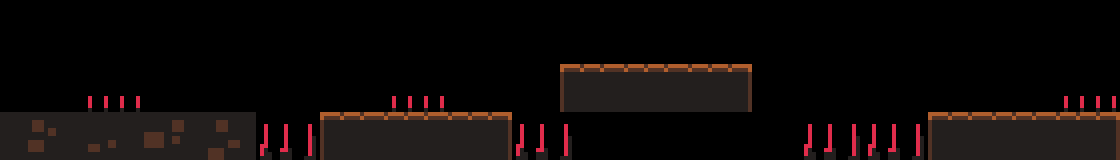

A level layout from a 2D game, rendered from its tile map. Below: a short description, then the map file with its tile-grid data intact:
An orthogonal 70x10 tile map with 16x16 px tiles, 2 tile layers (Tile Layer 1, spike).

<map version="1.9" tiledversion="1.9.2" orientation="orthogonal" renderorder="right-down" width="70" height="10" tilewidth="16" tileheight="16" infinite="0" nextlayerid="3" nextobjectid="1">
 <editorsettings>
  <export target="map.json" format="json" />
 </editorsettings>
 <tileset firstgid="1" name="tiles" tilewidth="16" tileheight="16" tilecount="2560" columns="64">
  <image source="tiles.png" width="1024" height="640" />
 </tileset>
 <layer id="1" name="Tile Layer 1" width="70" height="10">
  <data encoding="csv">
0,0,0,0,0,0,0,0,0,0,0,0,0,0,0,0,0,0,0,0,0,0,0,0,0,0,0,0,0,0,0,0,0,0,0,0,0,0,0,0,0,0,0,0,0,0,0,0,0,0,0,0,0,0,0,0,0,0,0,0,0,0,0,0,0,0,0,0,0,0,
0,0,0,0,0,0,0,0,0,0,0,0,0,0,0,0,0,0,0,0,0,0,0,0,0,0,0,0,0,0,0,0,0,0,0,0,0,0,0,0,0,0,0,0,0,0,0,0,0,0,0,0,0,0,0,0,0,0,0,0,0,0,0,0,0,0,0,0,0,0,
0,0,0,0,0,0,0,0,0,0,0,0,0,0,0,0,0,0,0,0,0,0,0,0,0,0,0,0,0,0,0,0,0,0,0,0,0,0,0,0,0,0,0,0,0,0,0,0,0,0,0,0,0,0,0,0,0,0,0,0,0,0,0,0,0,0,0,0,0,0,
0,0,0,0,0,0,0,0,0,0,0,0,0,0,0,0,0,0,0,0,0,0,0,0,0,0,0,0,0,0,0,0,0,0,0,0,0,0,0,0,0,0,0,0,0,0,0,0,0,0,0,0,0,0,0,0,0,0,0,0,0,0,0,0,0,0,0,0,0,0,
0,0,0,0,0,0,0,0,0,0,0,0,0,0,0,0,0,0,0,0,0,0,0,0,0,0,0,0,0,0,0,0,0,0,0,1321,1322,1323,1324,1325,1326,1327,1328,1329,1330,1331,1332,0,0,0,0,0,0,0,0,0,0,0,0,0,0,0,0,0,0,0,0,0,0,0,
0,0,0,0,0,0,0,0,0,0,0,0,0,0,0,0,0,0,0,0,0,0,0,0,0,0,0,0,0,0,0,0,0,0,0,1385,1386,1387,1388,1389,1390,1391,1392,1393,1394,1395,1396,0,0,0,0,0,0,0,0,0,0,0,0,0,0,0,0,0,0,0,0,0,0,0,
0,0,0,0,0,0,0,0,0,0,0,0,0,0,0,0,0,0,0,0,0,0,0,0,0,0,0,0,0,0,0,0,0,0,0,1449,1450,1451,1452,1453,1454,1455,1456,1457,1458,1459,1460,0,0,0,0,0,0,0,0,0,0,0,0,0,0,0,0,0,0,0,0,0,0,0,
773,774,775,776,777,778,779,780,781,782,783,784,785,786,787,788,0,0,0,0,1321,1322,1323,1324,1325,1326,1327,1328,1329,1330,1331,1332,0,0,0,0,0,0,0,0,0,0,0,0,0,0,0,0,0,0,0,0,0,0,0,0,0,0,1321,1322,1323,1324,1325,1326,1327,1328,1329,1330,1331,1332,
837,838,839,840,841,842,843,844,845,846,847,848,849,850,851,852,0,0,0,0,1385,1386,1387,1388,1389,1390,1391,1392,1393,1394,1395,1396,0,0,0,0,0,0,0,0,0,0,0,0,0,0,0,0,0,0,0,0,0,0,0,0,0,0,1385,1386,1387,1388,1389,1390,1391,1392,1393,1394,1395,1396,
901,902,903,904,905,906,907,908,909,910,911,912,913,914,915,916,0,0,0,0,1449,1450,1451,1452,1453,1454,1455,1456,1457,1458,1459,1460,0,0,0,0,0,0,0,0,0,0,0,0,0,0,0,0,0,0,0,0,0,0,0,0,0,0,1449,1450,1451,1452,1453,1454,1455,1456,1457,1458,1459,1460
</data>
 </layer>
 <layer id="2" name="spike" width="70" height="10">
  <data encoding="csv">
0,0,0,0,0,0,0,0,0,0,0,0,0,0,0,0,0,0,0,0,0,0,0,0,0,0,0,0,0,0,0,0,0,0,0,0,0,0,0,0,0,0,0,0,0,0,0,0,0,0,0,0,0,0,0,0,0,0,0,0,0,0,0,0,0,0,0,0,0,0,
0,0,0,0,0,0,0,0,0,0,0,0,0,0,0,0,0,0,0,0,0,0,0,0,0,0,0,0,0,0,0,0,0,0,0,0,0,0,0,0,0,0,0,0,0,0,0,0,0,0,0,0,0,0,0,0,0,0,0,0,0,0,0,0,0,0,0,0,0,0,
0,0,0,0,0,0,0,0,0,0,0,0,0,0,0,0,0,0,0,0,0,0,0,0,0,0,0,0,0,0,0,0,0,0,0,0,0,0,0,0,0,0,0,0,0,0,0,0,0,0,0,0,0,0,0,0,0,0,0,0,0,0,0,0,0,0,0,0,0,0,
0,0,0,0,0,0,0,0,0,0,0,0,0,0,0,0,0,0,0,0,0,0,0,0,0,0,0,0,0,0,0,0,0,0,0,0,0,0,0,0,0,0,0,0,0,0,0,0,0,0,0,0,0,0,0,0,0,0,0,0,0,0,0,0,0,0,0,0,0,0,
0,0,0,0,0,0,0,0,0,0,0,0,0,0,0,0,0,0,0,0,0,0,0,0,0,0,0,0,0,0,0,0,0,0,0,0,0,0,0,0,0,0,0,0,0,0,0,0,0,0,0,0,0,0,0,0,0,0,0,0,0,0,0,0,0,0,0,0,0,0,
0,0,0,0,0,0,0,0,0,0,0,0,0,0,0,0,0,0,0,0,0,0,0,0,0,0,0,0,0,0,0,0,0,0,0,0,0,0,0,0,0,0,0,0,0,0,0,0,0,0,0,0,0,0,0,0,0,0,0,0,0,0,0,0,0,0,0,0,0,0,
0,0,0,0,0,2289,2290,2291,2292,0,0,0,0,0,0,0,0,0,0,0,0,0,0,0,2289,2290,2291,2292,0,0,0,0,0,0,0,0,0,0,0,0,0,0,0,0,0,0,0,0,0,0,0,0,0,0,0,0,0,0,0,0,0,0,0,0,0,0,2289,2290,2291,2292,
0,0,0,0,0,0,0,0,0,0,0,0,0,0,0,0,1657,1658,1659,1660,0,0,0,0,0,0,0,0,0,0,0,0,1657,1658,1659,1660,0,0,0,0,0,0,0,0,0,0,0,0,0,0,1657,1658,1659,1660,1657,1658,1659,1660,0,0,0,0,0,0,0,0,0,0,0,0,
0,0,0,0,0,0,0,0,0,0,0,0,0,0,0,0,1721,1722,1723,1724,0,0,0,0,0,0,0,0,0,0,0,0,1721,1722,1723,1724,0,0,0,0,0,0,0,0,0,0,0,0,0,0,1721,1722,1723,1724,1721,1722,1723,1724,0,0,0,0,0,0,0,0,0,0,0,0,
0,0,0,0,0,0,0,0,0,0,0,0,0,0,0,0,1785,1786,1787,1788,0,0,0,0,0,0,0,0,0,0,0,0,1785,1786,1787,1788,0,0,0,0,0,0,0,0,0,0,0,0,0,0,1785,1786,1787,1788,1785,1786,1787,1788,0,0,0,0,0,0,0,0,0,0,0,0
</data>
 </layer>
</map>
